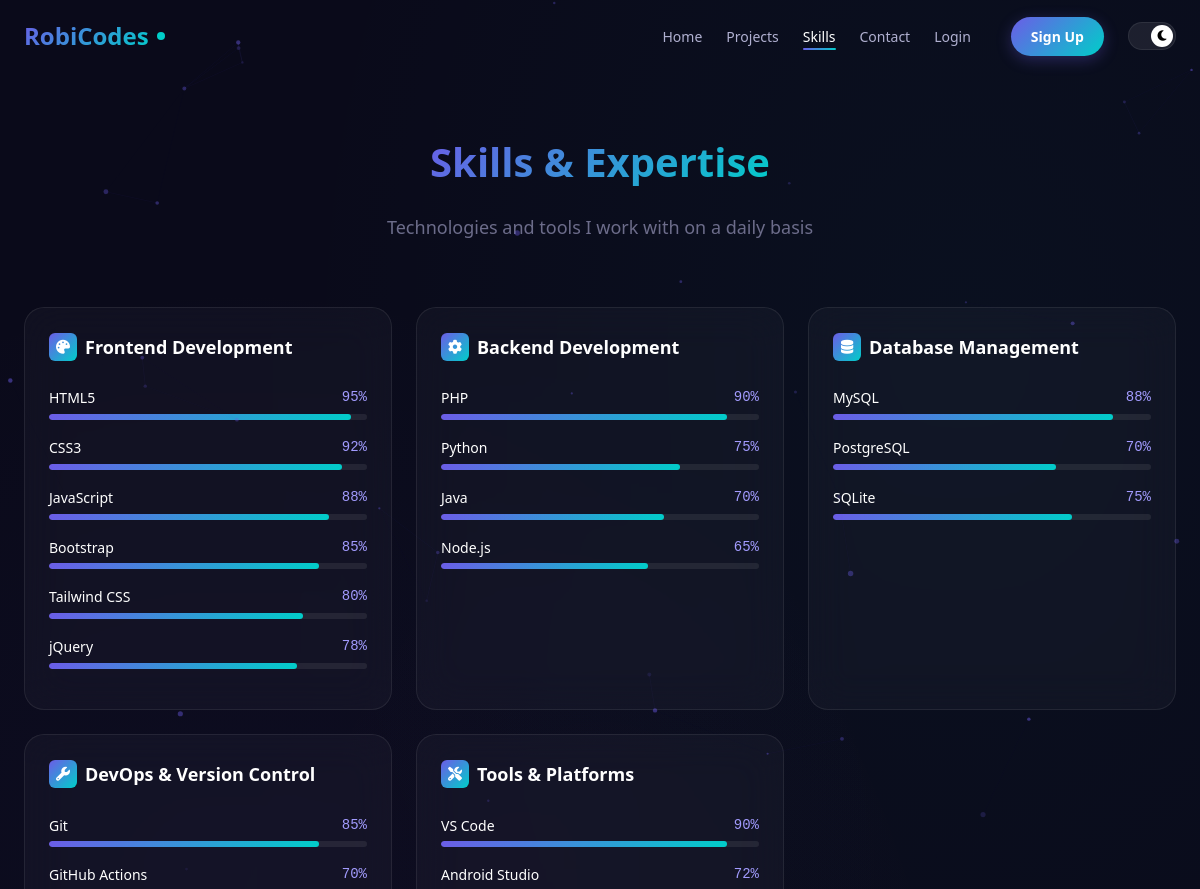
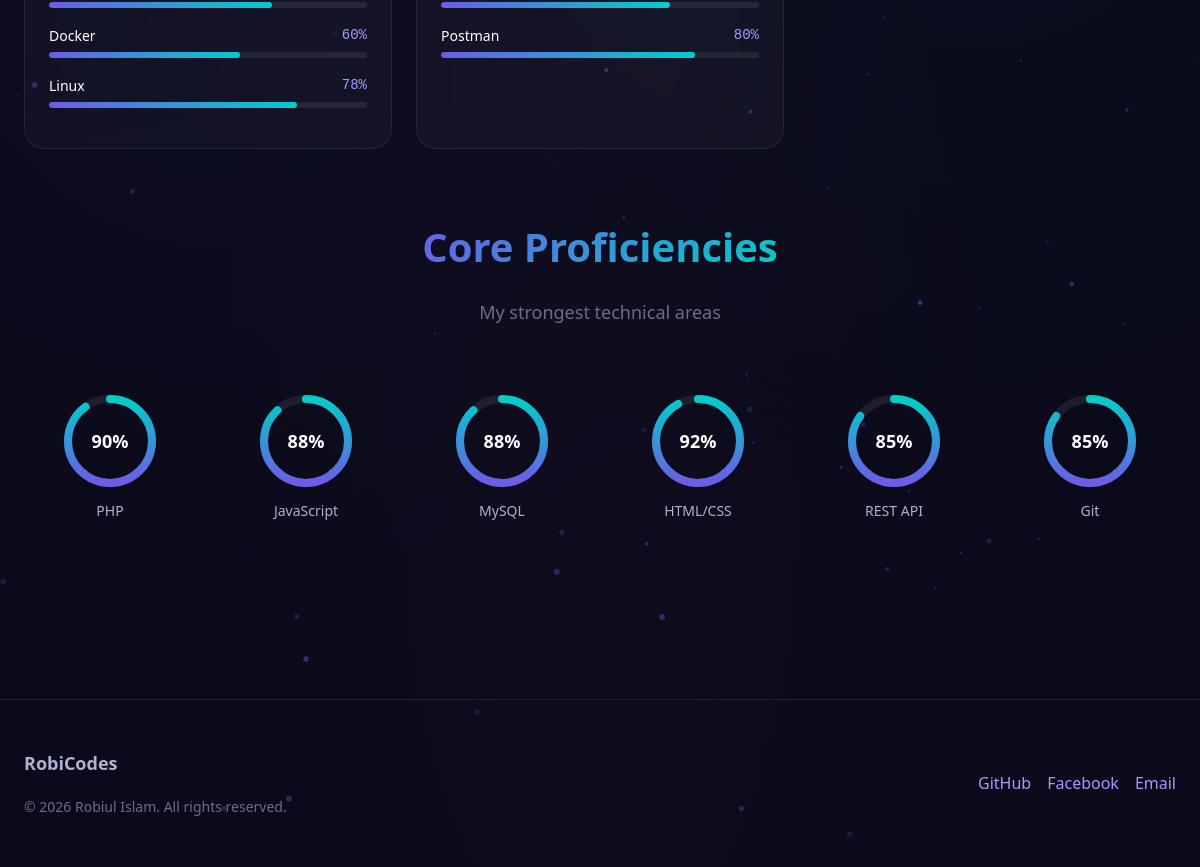
The page /skills.php on the database its author committed (2 pictures, top to bottom).
### tables this page shows
CREATE TABLE IF NOT EXISTS skills (
    id INT UNSIGNED AUTO_INCREMENT PRIMARY KEY,
    name VARCHAR(100) NOT NULL,
    icon VARCHAR(255) DEFAULT NULL,
    category ENUM('frontend', 'backend', 'database', 'devops', 'tools', 'other') NOT NULL DEFAULT 'other',
    proficiency TINYINT UNSIGNED NOT NULL DEFAULT 0,
    display_order INT DEFAULT 0,
    created_at TIMESTAMP DEFAULT CURRENT_TIMESTAMP,
    INDEX idx_category (category),
    INDEX idx_order (display_order)
);

### config/database.php (called while the page is built, shortened)
<?php
function getDBConnection(): mysqli {
    static $conn = null;
    if ($conn === null) {
        try {
            $conn = new mysqli(DB_HOST, DB_USER, DB_PASS, DB_NAME);
            $conn->set_charset(DB_CHARSET);
        } catch (mysqli_sql_exception $e) {
            error_log("Database connection failed: " . $e->getMessage());
            if (defined('ENVIRONMENT') && ENVIRONMENT === 'development') {
                throw new RuntimeException("Database connection failed: " . $e->getMessage());
            }
            http_response_code(500);
            die('Server error. Please try again later.');
        }
    }
    return $conn;
}
function dbSelect(string $sql, string $types = '', array $params = []): mysqli_result|false {
    $conn = getDBConnection();
    $stmt = $conn->prepare($sql);
    $stmt->execute();
    return $stmt->get_result();
}
function dbGetAll(string $sql, string $types = '', array $params = []): array {
    $result = dbSelect($sql, $types, $params);
    return $result->fetch_all(MYSQLI_ASSOC);
}
function sanitizeOutput(?string $data): string {
    return htmlspecialchars($data ?? '', ENT_QUOTES, 'UTF-8');
}
function isLoggedIn(): bool {
    return isset($_SESSION['user_id']);
}

### skills.php (the view, shortened to what this page needs)
<?php
require_once 'config/database.php';
include 'includes/header.php';
$categoryLabels = [
    'frontend' => ['Frontend Development', '<i class="fas fa-palette"></i>'],
    'backend' => ['Backend Development', '<i class="fas fa-cog"></i>'],
    'database' => ['Database Management', '<i class="fas fa-database"></i>'],
    'devops' => ['DevOps & Version Control', '<i class="fas fa-wrench"></i>'],
    'tools' => ['Tools & Platforms', '<i class="fas fa-tools"></i>'],
];
$skills = dbGetAll("SELECT * FROM skills ORDER BY display_order ASC");
$grouped = [];
foreach ($skills as $s) {
    $grouped[$s['category']][] = $s;
}
?>
<section class="section hero" style="min-height:auto;padding-top:8rem" aria-label="Skills">
    <div class="container">
        <div class="section__header reveal">
            <h2 class="section__title">Skills & Expertise</h2>
            <p class="section__subtitle">Technologies and tools I work with on a daily basis</p>
        </div>
        <div class="skills__grid">
            <?php foreach ($grouped as $category => $categorySkills):
                $label = $categoryLabels[$category] ?? [$category, '<i class="fas fa-file-alt"></i>'];
            ?>
            <div class="skills__category glass-card reveal">
                <h3 class="skills__category-title">
                    <span class="skills__category-icon"><?php echo $label[1]; ?></span>
                    <?php echo sanitizeOutput($label[0]); ?>
                </h3>
                <?php foreach ($categorySkills as $skill): ?>
                <div class="skill-item">
                    <div class="skill-item__header">
                        <span class="skill-item__name"><?php echo sanitizeOutput($skill['name']); ?></span>
                        <span class="skill-item__percent"><?php echo (int)$skill['proficiency']; ?>%</span>
                    </div>
                    <div class="skill-item__bar">
                        <div class="skill-item__fill" data-percent="<?php echo (int)$skill['proficiency']; ?>"
                             style="width:0%"></div>
                    </div>
                </div>
                <?php endforeach; ?>
            </div>
            <?php endforeach; ?>
        </div>
        <div class="section__header reveal" style="margin-top:var(--spacing-3xl)">
            <h2 class="section__title">Core Proficiencies</h2>
            <p class="section__subtitle">My strongest technical areas</p>
        </div>
        <div class="skills__circular">
            <?php
            $coreSkills = [
                ['PHP', 90],
                ['JavaScript', 88],
                ['MySQL', 88],
                ['HTML/CSS', 92],
                ['REST API', 85],
                ['Git', 85],
            ];
            foreach ($coreSkills as $core):
            ?>
            <div class="circular-skill reveal">
                <div class="circular-skill__svg">
                    <svg width="100" height="100" viewBox="0 0 100 100">
                        <circle class="circular-skill__bg" cx="50" cy="50" r="42"></circle>
                        <circle class="circular-skill__progress"
                                data-percent="<?php echo $core[1]; ?>"
                                cx="50" cy="50" r="42"></circle>
                    </svg>
                    <span class="circular-skill__value"><?php echo $core[1]; ?>%</span>
                </div>
                <p class="circular-skill__label"><?php echo $core[0]; ?></p>
            </div>
            <?php endforeach; ?>
        </div>
    </div>
</section>
<?php include 'includes/footer.php'; ?>

### includes/header.php (shortened to what this page needs)
<!DOCTYPE html>
<html lang="en" data-theme="dark">
<head>
    <link rel="stylesheet" href="https://cdnjs.cloudflare.com/ajax/libs/font-awesome/6.5.1/css/all.min.css">
    <link rel="stylesheet" href="assets/css/main.css">
</head>
<body>
    <canvas id="particles-canvas" aria-hidden="true"></canvas>
    <?php include 'includes/navbar.php'; ?>
    <main>

### includes/navbar.php (shortened to what this page needs)
<nav class="navbar" role="navigation" aria-label="Main navigation">
    <div class="container">
        <a href="index.php" class="navbar__brand">
            <span class="navbar__brand-text">RobiCodes</span>
            <span class="navbar__brand-dot"></span>
        </a>
        <ul class="navbar__links" role="menubar">
            <li role="none"><a href="index.php" class="navbar__link" role="menuitem">Home</a></li>
            <li role="none"><a href="projects.php" class="navbar__link" role="menuitem">Projects</a></li>
            <li role="none"><a href="skills.php" class="navbar__link" role="menuitem">Skills</a></li>
            <li role="none"><a href="contact.php" class="navbar__link" role="menuitem">Contact</a></li>
            <?php if (isLoggedIn()): ?>
                <?php if (hasRole('admin')): ?>
                    <li role="none"><a href="dashboard-x92/dashboard.php" class="navbar__link navbar__link--special" role="menuitem">Admin</a></li>
                <?php endif; ?>
                <li role="none" class="navbar__user">
                    <span class="navbar__link"><i class="fas fa-user-circle"></i> <?php echo sanitizeOutput($_SESSION['user_display_name']); ?></span>
                    <ul class="navbar__dropdown">
                        <li><a href="logout.php">Logout</a></li>
                    </ul>
                </li>
            <?php else: ?>
                <li role="none"><a href="login.php" class="navbar__link" role="menuitem">Login</a></li>
                <li role="none"><a href="signup.php" class="btn btn--primary btn--sm" role="menuitem" style="margin-left:var(--spacing-md)">Sign Up</a></li>
            <?php endif; ?>
            <li role="none">
                <button class="theme-toggle" aria-label="Toggle theme">
                    <span class="theme-toggle__thumb" aria-hidden="true"><i class="fas fa-moon" id="theme-icon"></i></span>
                </button>
            </li>
        </ul>
    </div>
</nav>

### includes/footer.php (shortened to what this page needs)
    </main>
    <footer class="footer" role="contentinfo">
        <div class="container">
            <div class="footer__content">
                <div>
                    <p class="footer__brand">RobiCodes</p>
                    <p class="footer__text">&copy; <?php echo date('Y'); ?> Robiul Islam. All rights reserved.</p>
                </div>
                <div class="footer__links">
                    <a href="https://github.com/dev3ROBI" target="_blank" rel="noopener noreferrer" aria-label="GitHub">GitHub</a>
                    <a href="https://www.facebook.com/iam.robi69/" target="_blank" rel="noopener noreferrer" aria-label="Facebook">Facebook</a>
                    <a href="mailto:iam.robi693@gmail.com" aria-label="Email">Email</a>
                </div>
            </div>
        </div>
    </footer>
</body>
</html>

### rows shown on the page
skills: name "HTML5", proficiency "95"
skills: name "CSS3", proficiency "92"
skills: name "JavaScript", proficiency "88"
skills: name "Bootstrap", proficiency "85"
skills: name "Tailwind CSS", proficiency "80"
skills: name "jQuery", proficiency "78"
skills: name "PHP", proficiency "90"
skills: name "Python", proficiency "75"
skills: name "Java", proficiency "70"
skills: name "Node.js", proficiency "65"
skills: name "MySQL", proficiency "88"
skills: name "PostgreSQL", proficiency "70"
skills: name "SQLite", proficiency "75"
skills: name "Git", proficiency "85"
skills: name "GitHub Actions", proficiency "70"
skills: name "Docker", proficiency "60"
skills: name "Linux", proficiency "78"
skills: name "VS Code", proficiency "90"
skills: name "Android Studio", proficiency "72"
skills: name "Postman", proficiency "80"

### other values the page prints
sanitizeOutput($label[0]) "Frontend Development"
sanitizeOutput($label[0]) "Backend Development"
sanitizeOutput($label[0]) "Database Management"
sanitizeOutput($label[0]) "DevOps & Version Control"
sanitizeOutput($label[0]) "Tools & Platforms"
$core[1] "92"
$core[0] "HTML/CSS"
$core[1] "85"
$core[0] "REST API"
